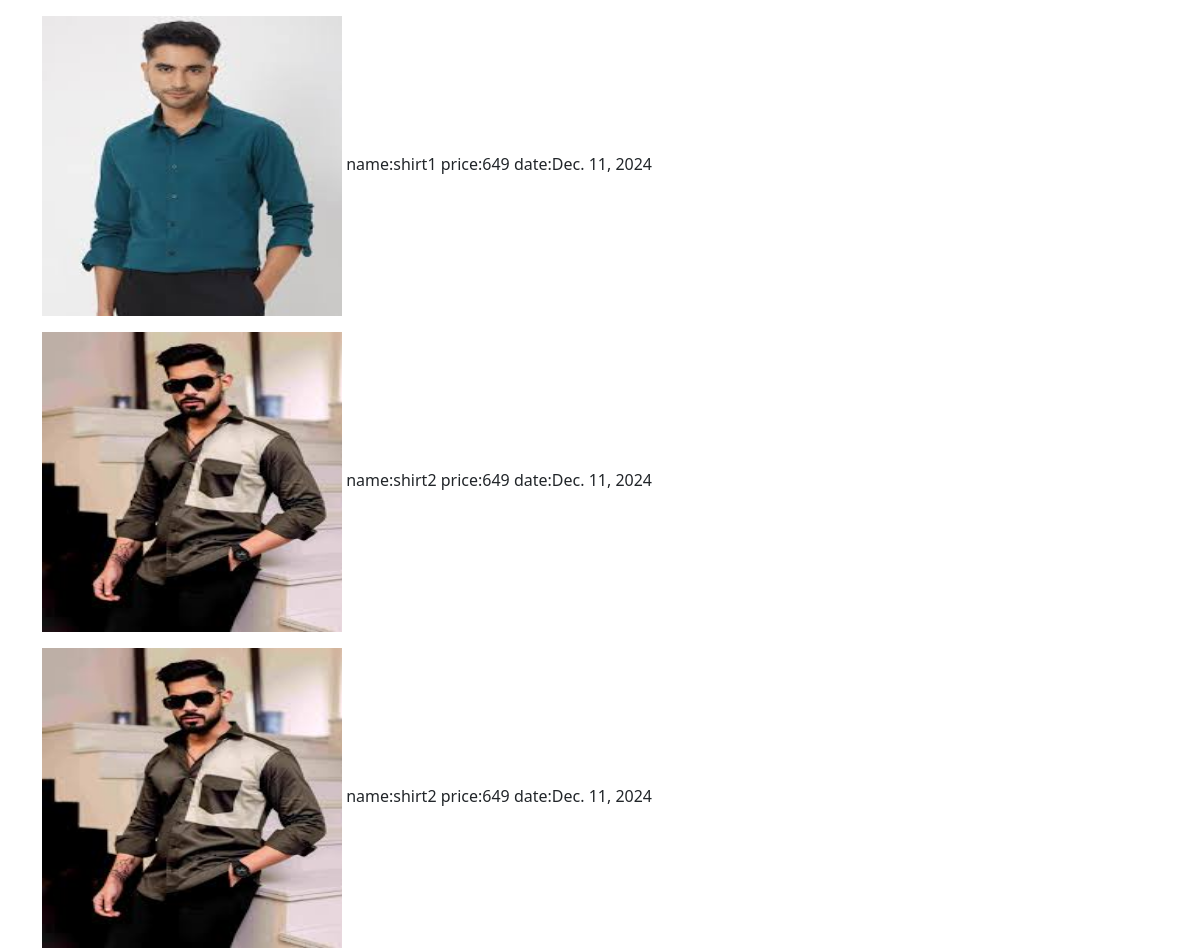
Screenshot of /bookings with the database file from the repository.
### app/models.py (models this page shows)
class Buy(models.Model):
    user=models.ForeignKey(User,on_delete=models.CASCADE)
    product=models.ForeignKey(products,on_delete=models.CASCADE)
    price=models.IntegerField()
    date=models.DateField(auto_now_add=True)

class products(models.Model):
    pro_id=models.TextField()
    name=models.TextField()
    price=models.IntegerField()
    offer_price=models.IntegerField()
    img=models.FileField()

### app/views.py (the view)
# urls.py: path('bookings',views.bookings),
def bookings(req):
    bookings=Buy.objects.all()[::-1][:3]
    print(bookings)
    return render(req,'shop/bookings.html',{'data':bookings})

### templates/shop/bookings.html (shortened to what this page needs)
<!DOCTYPE html>
<html lang="en">
<head>
    <link href="https://cdn.jsdelivr.net/npm/bootstrap@5.3.3/dist/css/bootstrap.min.css" rel="stylesheet">
</head>
<body>
    <div class="container">
        <div class="row">
            {% for i in data %}
            <div class="col-lg-12 mt-3">
                <img src="{{i.product.img.url}}" alt="" style="width: 300px;height: 300px;">
                name:{{i.product.name}}
                price:{{i.price}}
                date:{{i.date}}
            </div>
            {% endfor %}
        </div>
    </div>
</body>
</html>

### rows the page displays
Buy: product.img (picture), product.name "shirt1", price "649", date "Dec. 11, 2024"
Buy: product.img (picture), product.name "shirt2", price "649", date "Dec. 11, 2024"
Buy: product.img (picture), product.name "shirt2", price "649", date "Dec. 11, 2024"
